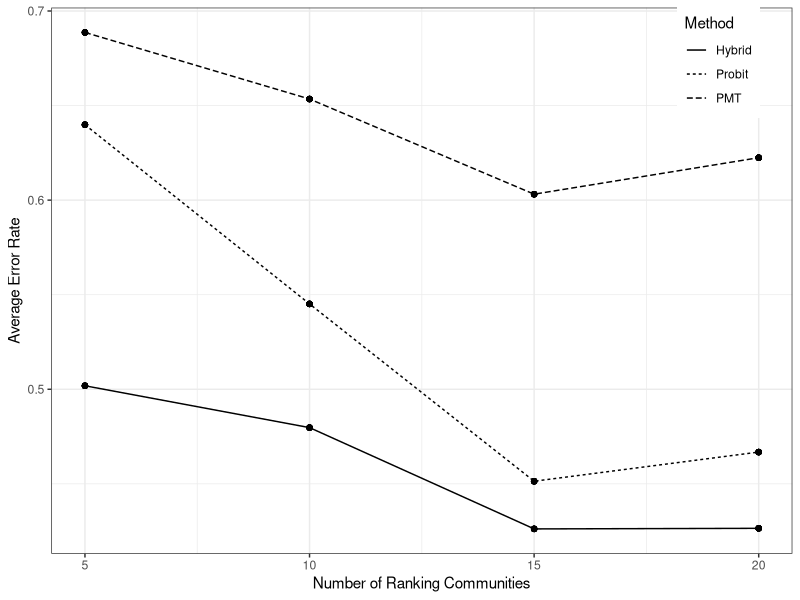
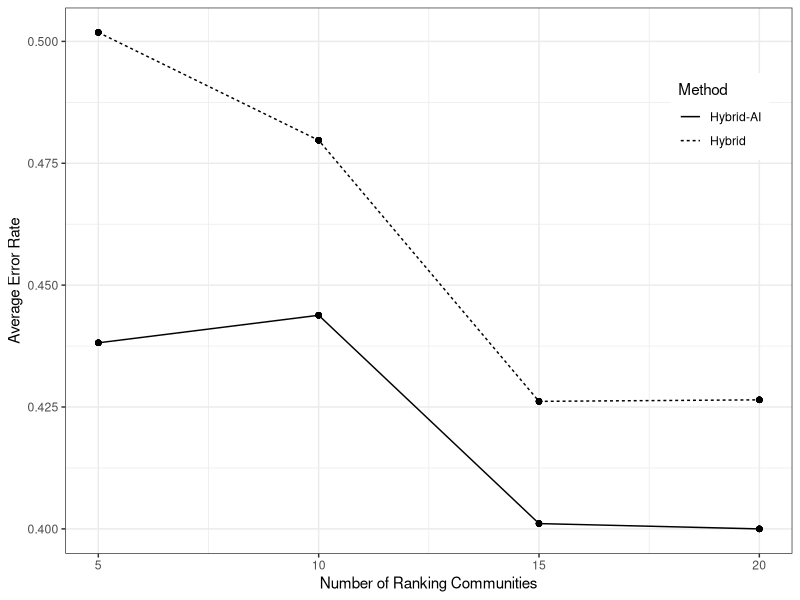
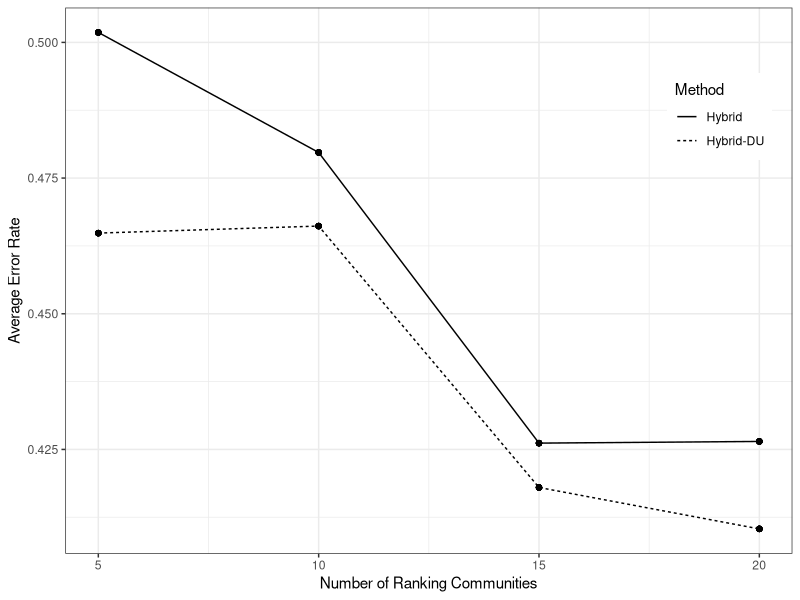
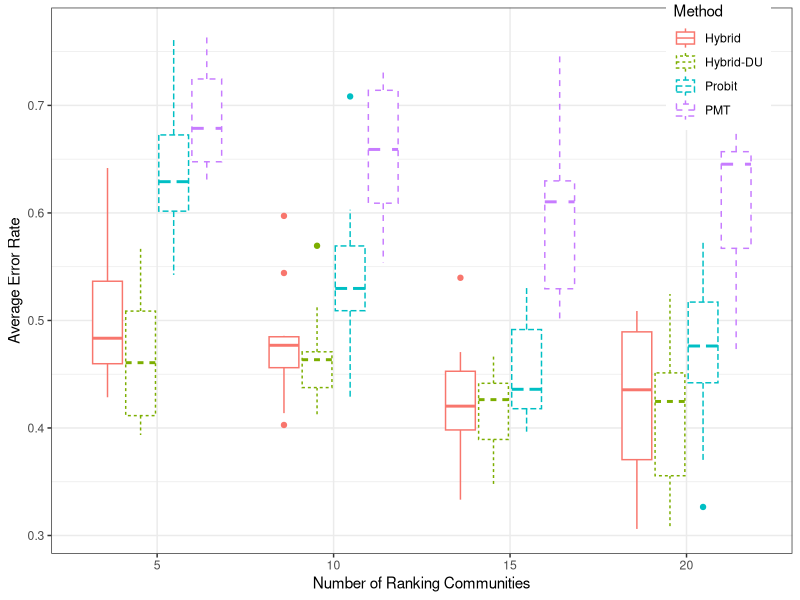
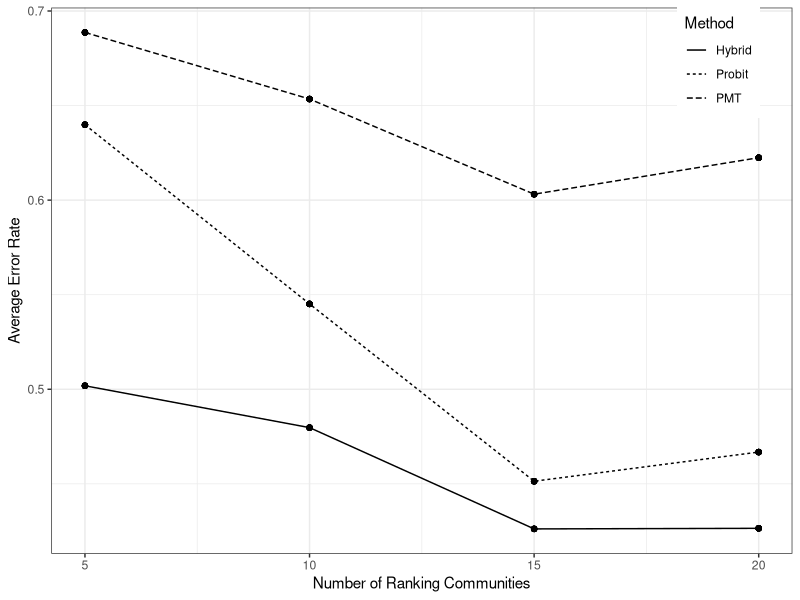
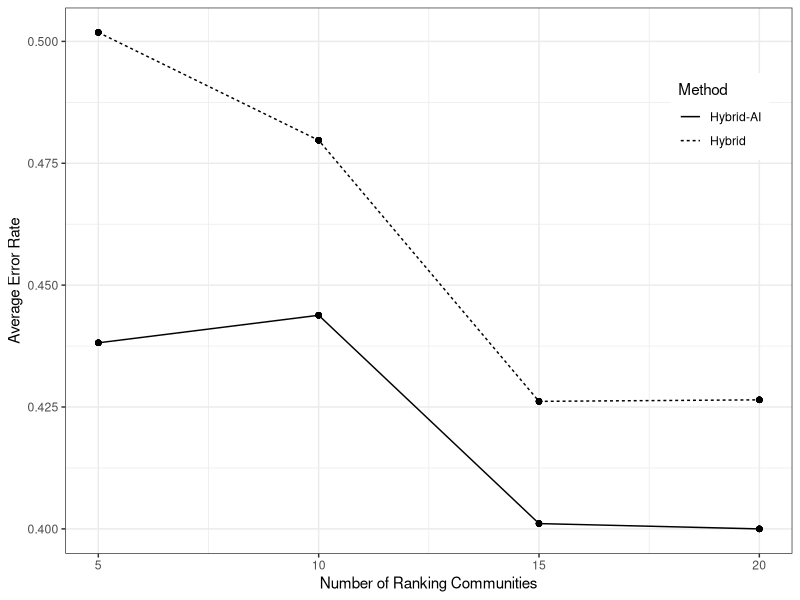
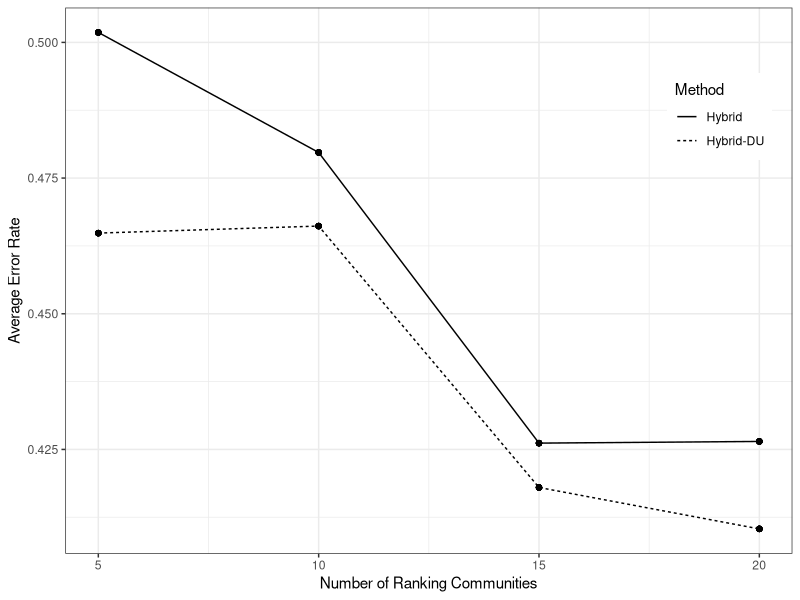

These charts were generated, in order, by the following R code: (Note: this script raises an error after producing the figures.)
library(dplyr)
library(ggplot2)
library(reshape2)

all_results <- read.csv("Hillebrecht Analysis/all_results.csv")

all_coef <- read.csv("Hillebrecht Analysis/all_coef.csv")

#### --- ERROR RATE PLOTS ----------------------------------

plot_data <- all_results %>%  mutate(IER = 1-Precision,
                                     EER = 1-Sensitivity) %>%
  melt(id.var = c("Method", "CBT_ncomm")) %>%
  mutate(Method = factor(Method, levels = c("Hybrid Score (corrected)","Hybrid Score","CBT Score", "CBT Score (corrected)","CBT DU", "CBT Logit", "PMT OLS"),
                         labels = c("Hybrid-AI-EC","Hybrid-AI","Hybrid","Hybrid-EC","Hybrid-DU", "Probit", "PMT"))) %>%
  group_by(Method, CBT_ncomm, variable) %>%
  mutate(mean = mean(value ),
         min = min(value),
         max = max(value))%>%ungroup


plot_data %>%
  subset(variable %in% c( "IER") & Method %in% c("Hybrid", "PMT", "Probit")  )%>%
  ggplot() + geom_line(aes(x = CBT_ncomm, y = mean, linetype = Method)) +
  geom_point(aes(x = CBT_ncomm, y = mean)) +
  #geom_linerange(aes(x = CBT_ncomm, ymin = min,ymax=max, linetype = Method))+
  theme_bw() +
  labs(x = "Number of Ranking Communities", y = "Average Error Rate")+ 
  theme(legend.position = c(0.9, 0.9))

ggsave("Hillebrecht Analysis/ER_hybrid.pdf", width = 8, height = 4)


plot_data %>%
  subset(variable %in% c( "IER") & Method %in% c("Hybrid", "Hybrid-AI")  )%>%
  ggplot() + geom_line(aes(x = CBT_ncomm, y = mean, linetype = Method)) +
  geom_point(aes(x = CBT_ncomm, y = mean)) +
  #geom_linerange(aes(x = CBT_ncomm, ymin = min,ymax=max, linetype = Method))+
  theme_bw() +
  labs(x = "Number of Ranking Communities", y = "Average Error Rate")+ 
  theme(legend.position = c(0.9, 0.8))

ggsave("Hillebrecht Analysis/ER_hybrid_AI.pdf", width = 8, height = 4)

plot_data %>%
  subset(variable %in% c( "IER") & Method %in% c("Hybrid", "Hybrid-DU")  )%>%
  ggplot() + geom_line(aes(x = CBT_ncomm, y = mean, linetype = Method)) +
  geom_point(aes(x = CBT_ncomm, y = mean)) +
  #geom_linerange(aes(x = CBT_ncomm, ymin = min,ymax=max, linetype = Method))+
  theme_bw() +
  labs(x = "Number of Ranking Communities", y = "Average Error Rate")+ 
  theme(legend.position = c(0.9, 0.8))

ggsave("Hillebrecht Analysis/ER_hybrid_DU.pdf", width = 8, height = 4)



all_results %>%  mutate(IER = 1-Precision,
                        EER = 1-Sensitivity) %>%
  melt(id.var = c("Method", "CBT_ncomm")) %>%
  mutate(Method = factor(Method, levels = c("Hybrid Score (corrected)","Hybrid Score","CBT Score", "CBT Score (corrected)","CBT DU", "CBT Logit", "PMT OLS"),
                         labels = c("Hybrid-AI-EC","Hybrid-AI","Hybrid","Hybrid-EC","Hybrid-DU", "Probit", "PMT"))) %>%
  subset(variable %in% c( "IER") & Method %in% c("Hybrid", "PMT", "Probit", "Hybrid-DU")  )%>%
  ggplot() + geom_boxplot(aes(x = as.factor(CBT_ncomm), y = value, linetype = Method,colour = Method)) +
  #geom_point(aes(x = CBT_ncomm, y = mean)) +
  #geom_linerange(aes(x = CBT_ncomm, ymin = min,ymax=max, linetype = Method))+
  theme_bw() +
  labs(x = "Number of Ranking Communities", y = "Average Error Rate")+ 
  theme(legend.position = c(0.9, 0.9))

#### --- COEFFICIENT PLOTS ----------------------------------

variable_labels <- read.csv("Data/Burkina Faso/Cleaning/variables.csv")
#variable_labels_add <- data.frame(Name = "connected", Definition = "Elite connection")

#variable_labels <- rbind(variable_labels, variable_labels_add)

score_order <- all_coef %>% merge(variable_labels, by.x = "parameter", by.y = "Name") %>% 
  subset(CBT_ncomm == 20 ) %>%
  dplyr::select(Definition,Category, CB_beta_rank_mean) %>%
  subset(CB_beta_rank_mean != 0)%>% #remove elite connection 0
  melt(id.vars = c("Definition", "Category")) %>%
  group_by(Definition, Category,variable) %>%
  summarise(mean = mean(value)) %>%
  group_by(Category,variable) %>%
  mutate(std_mean =mean/(length(mean)/sum(1/mean))) %>%
  arrange(Category,mean) 

all_coef %>%merge(variable_labels, by.x = "parameter", by.y = "Name") %>% subset(CBT_ncomm == 20) %>%
  dplyr::select(Definition, Category, CB_beta_rank_mean, PMT_beta) %>%
  subset(CB_beta_rank_mean != 0)%>% #remove elite connection 0
  melt(id.vars = c("Definition", "Category")) %>%
  group_by(Definition, Category, variable) %>%
  summarise(mean = mean(value)) %>% ungroup() %>%
  group_by(variable) %>%
  mutate(std_mean = -mean/(length(mean)/sum(1/mean, na.rm=TRUE)),
         sumoom = length(mean)/sum(1/mean, na.rm=TRUE)) %>%
  ungroup() %>%
  mutate(Definition = factor(Definition, levels = score_order$Definition),
         variable = factor(variable, levels = c("CB_beta_rank_mean", "PMT_beta"),
                           labels = c("Hybrid", "PMT")))%>%
  ggplot() + 
  geom_col(aes(x = Definition, y = std_mean, fill = variable ), position = "dodge") +
  #facet_grid(Category~., scales = "free_y")+
  coord_flip() + 
  theme_bw() +
  labs(x = "", y = "Standardized Coefficient Estimate \n (Relative to harmonic mean)") +
  scale_fill_grey("Method")


ggsave("Hillebrecht Analysis/coef_score.pdf", width = 12, height = 12)




#------OLD-----------------------
all_results %>%  mutate(IER = 1-Precision,
                        EER = 1-Sensitivity) %>%
  melt(id.var = c("Method", "CBT_ncomm")) %>%
  mutate(Method = factor(Method, levels = c("Hybrid Score","CBT Score", "CBT Probit", "PMT OLS"),
                         labels = c("Hybrid Score","CBT Score", "CBT Probit", "PMT OLS"))) %>%
  group_by(Method, CBT_ncomm, variable) %>%
  mutate(mean = median(value ))%>%ungroup%>%
  subset(variable %in% c("TD", "IER", "EER")  )%>%#& !Method %in% c("CBT Probit", "PMT OLS")
  ggplot() + 
  geom_boxplot(aes(x = Method, y = value, colour = Method, group = interaction(CBT_ncomm, Method))) + 
  stat_summary(aes(x = Method, y = value, colour = Method, group = interaction(CBT_ncomm, Method)),
               fun=mean, geom="point", color="black")+
  facet_grid(variable~CBT_ncomm, scales = "free")+ theme_bw() +
  theme(axis.text.x = element_text(angle = 45, hjust = .9))  +
  scale_colour_brewer(type = "qual", palette = "Dark2")
ggsave("Hillebrecht Analysis/all_results.pdf")
